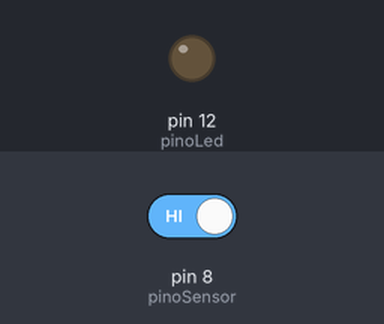
This sketch was run on a simulated Arduino Uno, built with avr-gcc and run on an emulated ATmega328P. On the bench: output pins drawn as LEDs (lit = HIGH). The inputs (shaded band) are chosen by the test bench; at power-on: pin 8 (pinoSensor) HIGH.

Above: at 1.2 s.
1.3 s: pin 8 (pinoSensor) driven LOW
At 2.5 s:
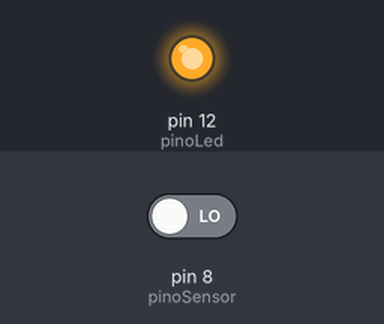
2.8 s: pin 8 (pinoSensor) driven HIGH
At 3.9 s:
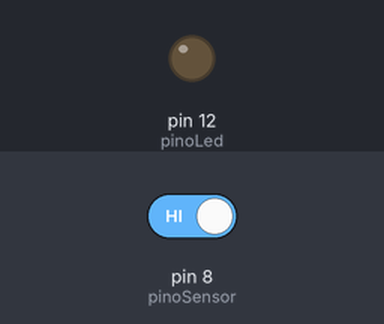
Timing chart, 0 to 5.8 s (numbered marks = the images above; inputs shaded):
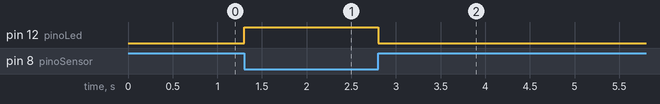

Measured:
- after the input at 1.3 s, pin 12 (pinoLed): LOW → HIGH at once
- after the input at 2.8 s, pin 12 (pinoLed): HIGH → LOW at once

The sketch:

sensor-TCRT5000-exemplo.ino
```cpp
/*
 * Teste de leitura do sensor óptico TCRT5000
 */

const uint8_t pinoSensor = 8; // inicializa o pino dig 8 para o sensor
const uint8_t pinoLed = 12;   // inicializa o pino dig 12 para o LED

void setup(){
  pinMode(pinoSensor, INPUT); // define sensor como entrada
  pinMode(pinoLed, OUTPUT);   // define LED como saída
  digitalWrite(pinoLed, LOW); // inicia LED desligado
}

void loop(){
  // se o sensor estiver em low, liga o LED
  if (digitalRead(pinoSensor) == LOW){ // (com reflexão)
    digitalWrite(pinoLed, HIGH);
  }
  // se o sensor estiver em high, desliga o LED
  else{ // (sem reflexão)
    digitalWrite(pinoLed, LOW); // apaga O LED
  }
}
```
